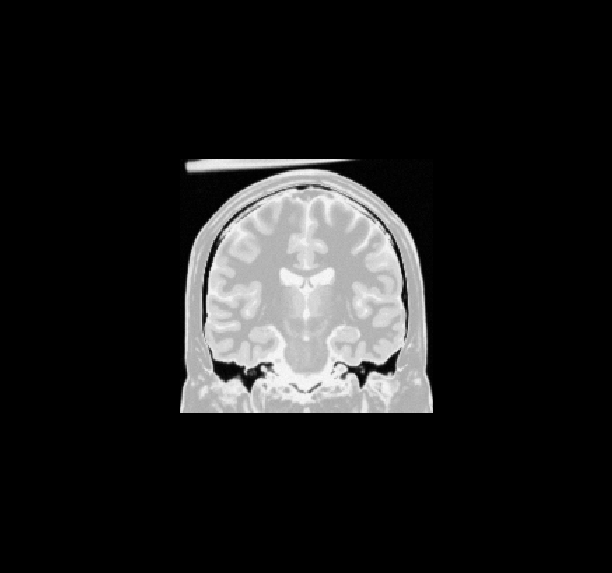
#> input picture Labs/3 imagebasic_for_stu/brain.png, 612 x 573 px
$ python 3threshold.py
#> lines starting #> are read from the running program, lines starting #| are printed output that depends on the picture; after the words box and inside, x2 and y2 are one past the last pixel; in counts of white or black regions, pixels touching at a corner belong together
'''
3threshold.py
'''
#  pip install Pillow

from PIL import Image
import matplotlib.pyplot as plt
import numpy as np

fold='./'
img=Image.open(fold+'brain.png')
#> img is the input picture: PIL image 612x573 RGB; min 0, max 250, mean 29.3


gray=np.array(img.convert('L'))   #转换成灰度的Image格式和数组格式
xsize, ysize = gray.shape # x is vertical
#> xsize = 573; ysize = 612
#chan = 1
#print(xsize, ysize, chan)
print(np.max(gray), ' ', np.min(gray))
#| 250   0

def GetThresholdValue( gray ):
	"design your method here"
	thresh=200
	return thresh

thresh = GetThresholdValue( gray )
#> thresh = 200

resultimage = np.zeros([xsize, ysize], np.int8) # -128 127
Foreground = 1
for x in range(xsize):
	for y in range(ysize):
		if gray[x,y]>thresh:
			resultimage[x,y] = Foreground
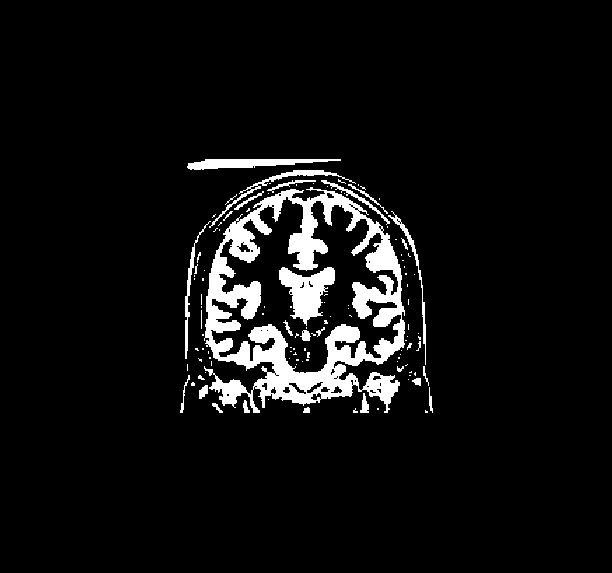
#> resultimage: shape (573, 612) int8; values 0 (black) and 1 (white), 6.4% white; 115 white regions (87 under 20 px), largest, box (x1, y1, x2, y2) and area: (204, 187, 405, 413) 16449, (279, 267, 335, 326) 1696, (187, 159, 341, 170) 995

plt.figure('threshold using '+str(thresh))

plt.subplot(2,1,1), plt.title('origin')
plt.imshow(img), plt.axis('off')
plt.subplot(2,1,2), plt.title('binary')
plt.imshow( resultimage,cmap='gray' ), plt.axis('off')

plt.show()
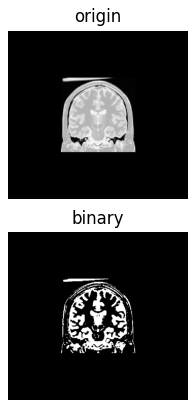
#> figure drawn by matplotlib, 2 panels
